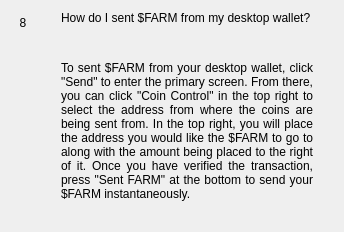
                  <widget class="QWidget" name="widgetFaq8" native="true">
                   <layout class="QHBoxLayout" name="horizontalpage_8" stretch="0,1">
                    <item alignment="Qt::AlignTop">
                     <widget class="QLabel" name="labelNumber8">
                      <property name="minimumSize">
                       <size>
                        <width>24</width>
                        <height>24</height>
                       </size>
                      </property>
                      <property name="maximumSize">
                       <size>
                        <width>16777215</width>
                        <height>24</height>
                       </size>
                      </property>
                      <property name="text">
                       <string>8</string>
                      </property>
                      <property name="alignment">
                       <set>Qt::AlignCenter</set>
                      </property>
                     </widget>
                    </item>
                    <item>
                     <layout class="QVBoxLayout" name="verticalLayoutpage_8">
                      <property name="leftMargin">
                       <number>20</number>
                      </property>
                      <property name="rightMargin">
                       <number>20</number>
                      </property>
                      <item>
                       <widget class="QLabel" name="labelSubtitle8">
                        <property name="text">
                         <string>How do I sent $FARM from my desktop wallet?</string>
                        </property>
                        <property name="wordWrap">
                         <bool>true</bool>
                        </property>
                       </widget>
                      </item>
                      <item>
                       <spacer name="verticalSpacer_80">
                        <property name="orientation">
                         <enum>Qt::Vertical</enum>
                        </property>
                        <property name="sizeType">
                         <enum>QSizePolicy::Fixed</enum>
                        </property>
                        <property name="sizeHint" stdset="0">
                         <size>
                          <width>20</width>
                          <height>30</height>
                         </size>
                        </property>
                       </spacer>
                      </item>
                      <item>
                       <widget class="QLabel" name="labelContent8">
                        <property name="text">
                         <string>
                           &lt;html&gt;&lt;head/&gt;&lt;body&gt;&lt;p align=&quot;justify&quot;&gt;
						   To sent $FARM from your desktop wallet, click &quot;Send&quot; to enter 
						   the primary screen. From there, you can click &quot;Coin Control&quot; 
						   in the top right to select the address from where the coins are being 
						   sent from. In the top right, you will place the address you would like 
						   the $FARM to go to along with the amount being placed to the right of it. 
						   Once you have verified the transaction, press &quot;Sent FARM&quot; 
						   at the bottom to send your $FARM instantaneously.
						   &lt;/p&gt;&lt;/body&gt;&lt;/html&gt; 
                         </string>
                        </property>
                        <property name="alignment">
                         <set>Qt::AlignLeading|Qt::AlignLeft|Qt::AlignTop</set>
                        </property>
                        <property name="wordWrap">
                         <bool>true</bool>
                        </property>
                       </widget>
                      </item>
                      <item>
                       <spacer name="verticalSpacer_81">
                        <property name="orientation">
                         <enum>Qt::Vertical</enum>
                        </property>
                        <property name="sizeHint" stdset="0">
                         <size>
                          <width>20</width>
                          <height>20</height>
                         </size>
                        </property>
                       </spacer>
                      </item>
                     </layout>
                    </item>
                   </layout>
                  </widget>
